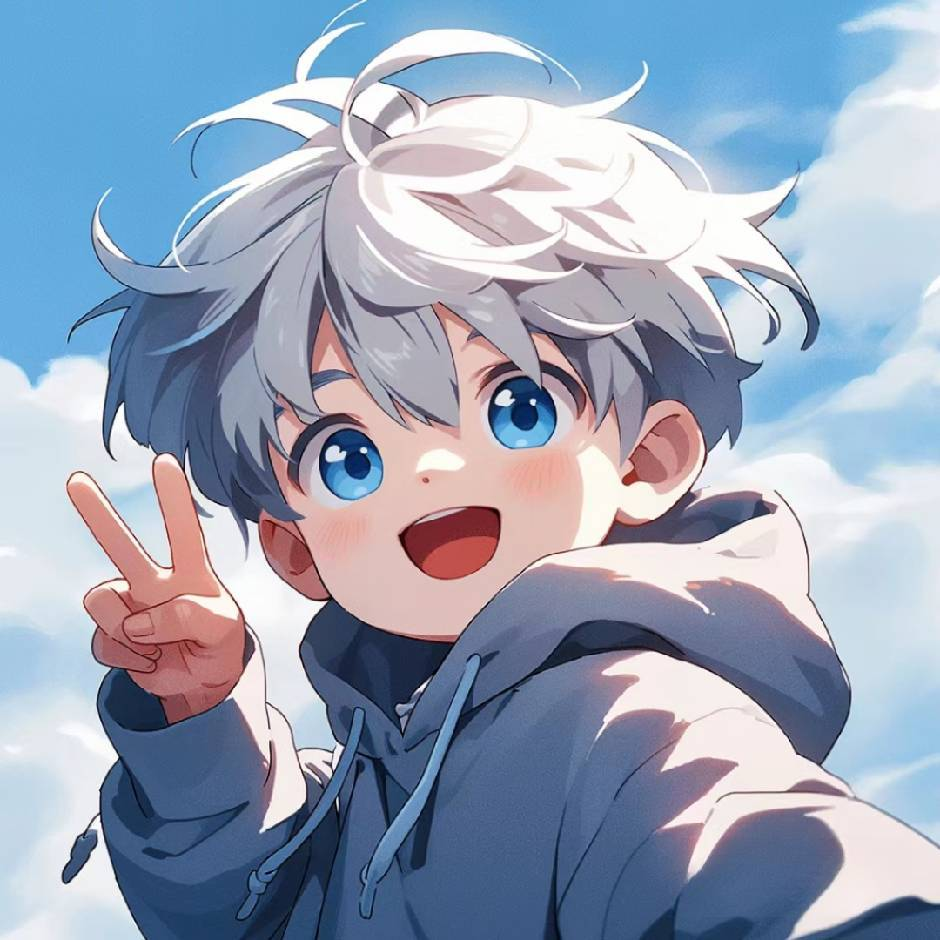
#> input picture 52-王嘉男-上海/2st_week/hi.jpg, 940 x 940 px
$ python 1_Binarization.py
#> lines starting #> are read from the running program, lines starting #| are printed output that depends on the picture; after the words box and inside, x2 and y2 are one past the last pixel; in counts of white or black regions, pixels touching at a corner belong together
import numpy as np
import matplotlib.pyplot as plt
from skimage.color import rgb2gray
# 读取原始图
ImageSrc = plt.imread("hi.jpg")
#> ImageSrc is the input picture: shape (940, 940, 3); mean R, G, B 151.9, 164.6, 185.5
# 子图位置
plt.subplot(221)
# 显示原始图
plt.imshow(ImageSrc)
# 图片灰度化
Image_gray = rgb2gray(ImageSrc)
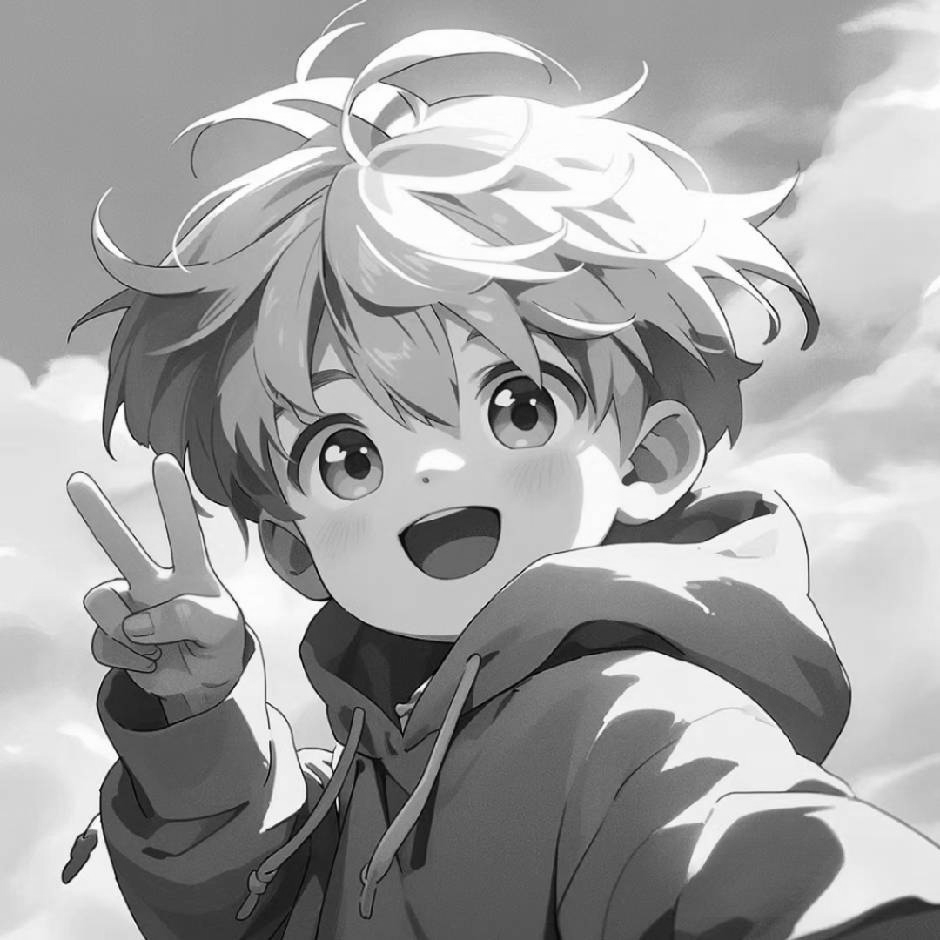
#> Image_gray: shape (940, 940) float64; min 0.00198, max 1, mean 0.641
# 子图位置
plt.subplot(222)
# 显示灰度化的图片
plt.imshow(Image_gray, cmap='gray')
# 图片二值化
Image_binary = np.where(Image_gray >= 0.5, 1, 0)
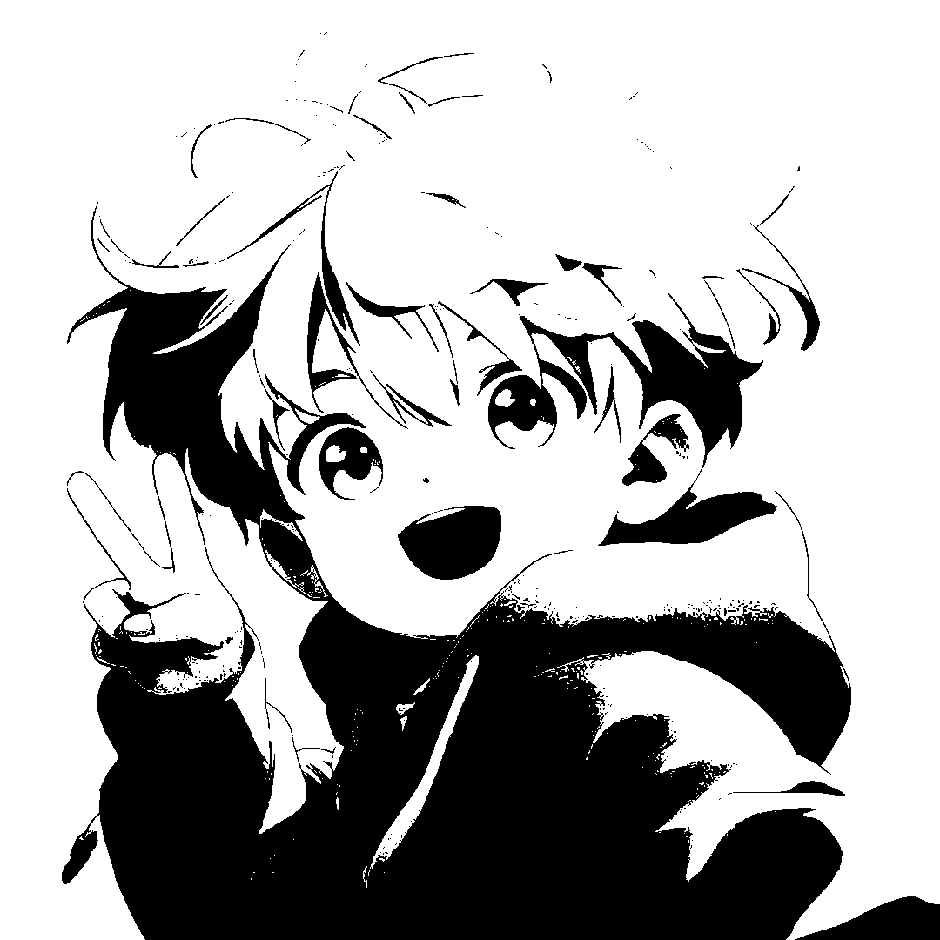
#> Image_binary: shape (940, 940) int64; values 0 (black) and 1 (white), 69.9% white; 351 black regions (282 under 20 px), largest, box (x1, y1, x2, y2) and area: (62, 206, 851, 940) 220297, (488, 293, 763, 468) 14334, (398, 506, 501, 580) 5547
# 子图位置
plt.subplot(223)
# 显示二值化的图片
plt.imshow(Image_binary, cmap='gray')
# 图片关闭才结束运行程序
plt.waitforbuttonpress()
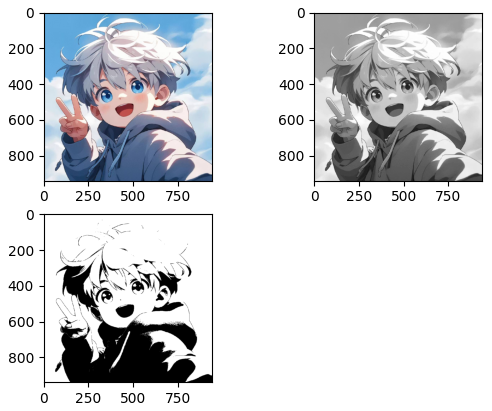
#> figure drawn by matplotlib, 3 panels
